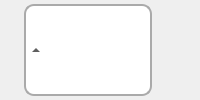
      <widget class="QWidget" name="calNavWidget" native="true">
       <property name="sizePolicy">
        <sizepolicy hsizetype="Expanding" vsizetype="Minimum">
         <horstretch>0</horstretch>
         <verstretch>0</verstretch>
        </sizepolicy>
       </property>
       <layout class="QHBoxLayout" name="horizontalLayout_6" stretch="0,0,0,0">
        <property name="spacing">
         <number>1</number>
        </property>
        <property name="leftMargin">
         <number>0</number>
        </property>
        <property name="topMargin">
         <number>4</number>
        </property>
        <property name="rightMargin">
         <number>0</number>
        </property>
        <property name="bottomMargin">
         <number>4</number>
        </property>
        <item>
         <widget class="QToolButton" name="prevDayButton">
          <property name="sizePolicy">
           <sizepolicy hsizetype="Fixed" vsizetype="Minimum">
            <horstretch>0</horstretch>
            <verstretch>0</verstretch>
           </sizepolicy>
          </property>
          <property name="minimumSize">
           <size>
            <width>0</width>
            <height>25</height>
           </size>
          </property>
          <property name="maximumSize">
           <size>
            <width>16777215</width>
            <height>25</height>
           </size>
          </property>
          <property name="toolTip">
           <string>Go to the previous day</string>
          </property>
          <property name="styleSheet">
           <string notr="true">QToolButton {
 background: transparent;
 border-radius: 8px;
 border: 2px solid transparent;
}

QToolButton:hover {
 border: 2px solid #456789;
}

QToolButton:pressed {
 border: 2px solid #456789;
 background-color: #89abcd;
}</string>
          </property>
          <property name="text">
           <string notr="true"/>
          </property>
          <property name="icon">
           <iconset resource="Resources.qrc">
            <normaloff>:/icons/arrow-left.png</normaloff>:/icons/arrow-left.png</iconset>
          </property>
          <property name="toolButtonStyle">
           <enum>Qt::ToolButtonIconOnly</enum>
          </property>
          <property name="autoRaise">
           <bool>false</bool>
          </property>
          <property name="arrowType">
           <enum>Qt::NoArrow</enum>
          </property>
         </widget>
        </item>
        <item>
         <widget class="QToolButton" name="calButton">
          <property name="sizePolicy">
           <sizepolicy hsizetype="Expanding" vsizetype="Minimum">
            <horstretch>0</horstretch>
            <verstretch>0</verstretch>
           </sizepolicy>
          </property>
          <property name="toolTip">
           <string>Show or hide the calendar</string>
          </property>
          <property name="layoutDirection">
           <enum>Qt::LeftToRight</enum>
          </property>
          <property name="styleSheet">
           <string notr="true">QToolButton {
border: 2px solid #aaaaaa;
border-radius: 10px;
background: white;
color: black;
}

QToolButton:hover {
border: 2px solid #456789;
border-radius: 10px;
}

QToolButton:pressed {
border: 2px solid #456789;
border-radius: 10px;
}</string>
          </property>
          <property name="text">
           <string notr="true"/>
          </property>
          <property name="checkable">
           <bool>true</bool>
          </property>
          <property name="checked">
           <bool>true</bool>
          </property>
          <property name="toolButtonStyle">
           <enum>Qt::ToolButtonTextBesideIcon</enum>
          </property>
          <property name="autoRaise">
           <bool>true</bool>
          </property>
          <property name="arrowType">
           <enum>Qt::UpArrow</enum>
          </property>
         </widget>
        </item>
        <item>
         <widget class="QToolButton" name="nextDayButton">
          <property name="sizePolicy">
           <sizepolicy hsizetype="Fixed" vsizetype="Minimum">
            <horstretch>0</horstretch>
            <verstretch>0</verstretch>
           </sizepolicy>
          </property>
          <property name="minimumSize">
           <size>
            <width>0</width>
            <height>25</height>
           </size>
          </property>
          <property name="maximumSize">
           <size>
            <width>16777215</width>
            <height>25</height>
           </size>
          </property>
          <property name="toolTip">
           <string>Go to the next day</string>
          </property>
          <property name="layoutDirection">
           <enum>Qt::LeftToRight</enum>
          </property>
          <property name="styleSheet">
           <string notr="true">QToolButton {
 background: transparent;
 border-radius: 8px;
 border: 2px solid transparent;
}

QToolButton:hover {
 border: 2px solid #456789;
}

QToolButton:pressed {
 border: 2px solid #456789;
 background-color: #89abcd;
}</string>
          </property>
          <property name="text">
           <string notr="true"/>
          </property>
          <property name="icon">
           <iconset resource="Resources.qrc">
            <normaloff>:/icons/arrow-right.png</normaloff>:/icons/arrow-right.png</iconset>
          </property>
          <property name="toolButtonStyle">
           <enum>Qt::ToolButtonIconOnly</enum>
          </property>
          <property name="autoRaise">
           <bool>false</bool>
          </property>
          <property name="arrowType">
           <enum>Qt::NoArrow</enum>
          </property>
         </widget>
        </item>
        <item>
         <widget class="QToolButton" name="todayButton">
          <property name="sizePolicy">
           <sizepolicy hsizetype="Fixed" vsizetype="Minimum">
            <horstretch>0</horstretch>
            <verstretch>0</verstretch>
           </sizepolicy>
          </property>
          <property name="minimumSize">
           <size>
            <width>0</width>
            <height>25</height>
           </size>
          </property>
          <property name="maximumSize">
           <size>
            <width>16777215</width>
            <height>25</height>
           </size>
          </property>
          <property name="toolTip">
           <string>Go to the most recent day with data records</string>
          </property>
          <property name="styleSheet">
           <string notr="true">QToolButton {
 background: transparent;
 border-radius: 8px;
 border: 2px solid transparent;
}

QToolButton:hover {
 border: 2px solid #456789;
}

QToolButton:pressed {
 border: 2px solid #456789;
 background-color: #89abcd;
}</string>
          </property>
          <property name="text">
           <string notr="true"/>
          </property>
          <property name="icon">
           <iconset resource="Resources.qrc">
            <normaloff>:/icons/arrow-end.png</normaloff>:/icons/arrow-end.png</iconset>
          </property>
          <property name="toolButtonStyle">
           <enum>Qt::ToolButtonIconOnly</enum>
          </property>
          <property name="autoRaise">
           <bool>false</bool>
          </property>
         </widget>
        </item>
       </layout>
      </widget>
